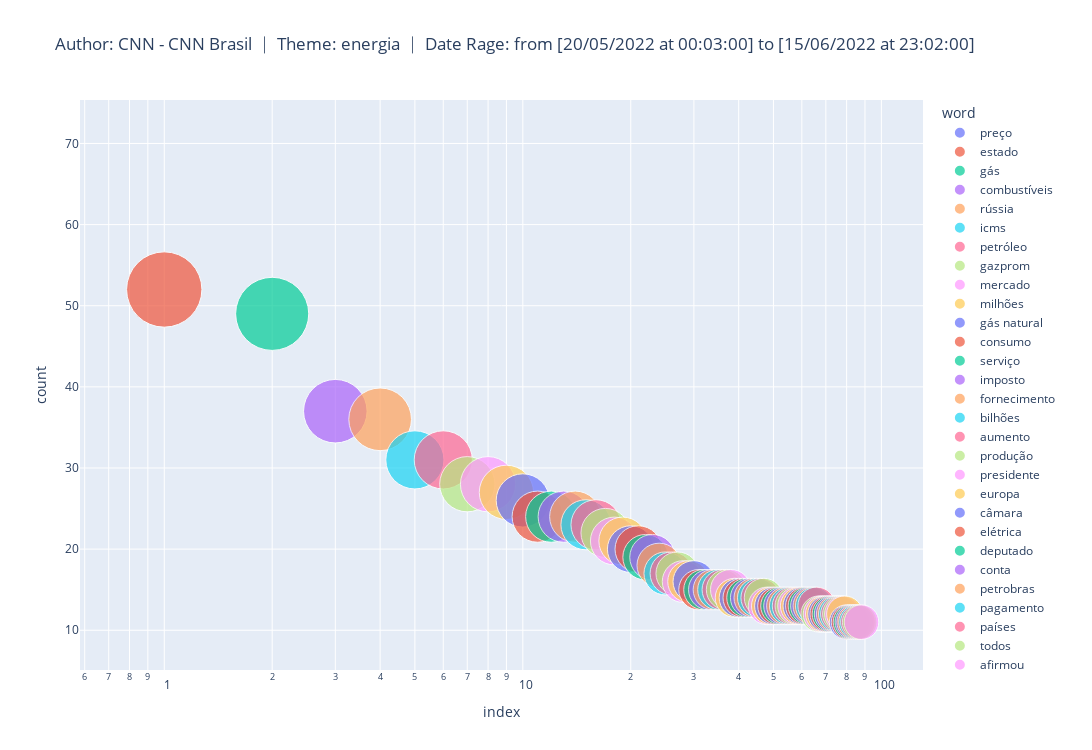

The notebook cell this image was saved under:
### Code cell
# iterative scatter analysis with wordcloud words

## creating a dataframe with the dictionary generated by the NLP algorithm
df2 = pd.DataFrame.from_dict(wordcloud_text, orient='index') # generating a dataframe from a dictionary
df2 = df2.rename(columns={0:'count'}) 
df2['word'] = df2.index
df2 = df2.reset_index(drop=True)
df2 = df2[['word','count']]

df2.sort_values(by = ['count'],ascending = False,inplace = True, ignore_index = True) # Sort values by descending

## generating a scatterplot from the plotfy library
fig = px.scatter(df2.query('count > 10'),
                y="count",
                size="count",
                color="word",
                hover_name="word",
                log_x=True,
                title = wordcloud_title,
                width=1500, 
                height=750,
                size_max=60)
fig.show()

plt.offline.plot(fig, filename = search_theme+'.html')
